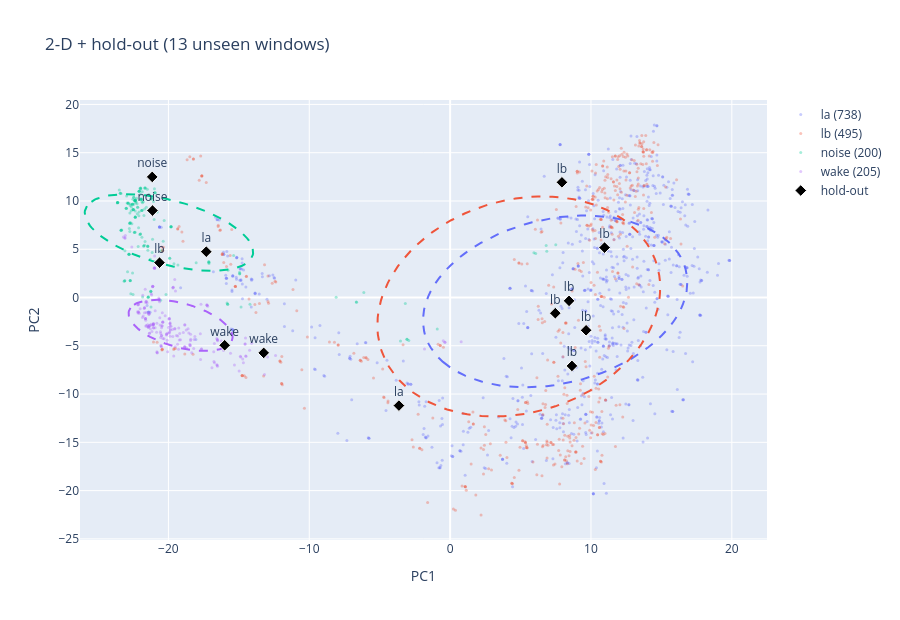

Here is the notebook cell this chart was saved with:
### Markdown cell above
### 2-D, with the hold-out on top

Unseen clips drawn as black diamonds over the same ellipses: inside a label's ellipse means
the model has seen that region of feature space; outside means genuine extrapolation.

### Code cell
if ho is not None and len(ho["features"]) and METHOD == "pca":
    HZ2 = pca30.transform(scaler.transform(H))[:, :2]
    fig_2d_ho = go.Figure()
    for trace in fig_2d.data:  # reuse the cloud + ellipses
        fig_2d_ho.add_trace(trace)
    fig_2d_ho.add_trace(go.Scatter(
        x=HZ2[:, 0], y=HZ2[:, 1], mode="markers+text", name="hold-out",
        marker=dict(size=9, symbol="diamond", color="black", line=dict(width=1, color="white")),
        text=[f"{lbl}" for lbl in ho["labels"]],
        textposition="top center",
        hovertext=list(ho["paths"]), hovertemplate="%{hovertext}<extra></extra>",
    ))
    fig_2d_ho.update_layout(
        height=620, title=f"2-D + hold-out ({len(ho['labels'])} unseen windows)",
        xaxis_title=names2[0], yaxis_title=names2[1],
    )
    fig_2d_ho.write_html(BUILD / "mfcc_2d_holdout.html", include_plotlyjs="cdn")
    print("saved:", BUILD / "mfcc_2d_holdout.html")
    fig_2d_ho.show()
elif METHOD != "pca":
    print("2-D hold-out overlay needs METHOD='pca' (t-SNE cannot project new points)")
